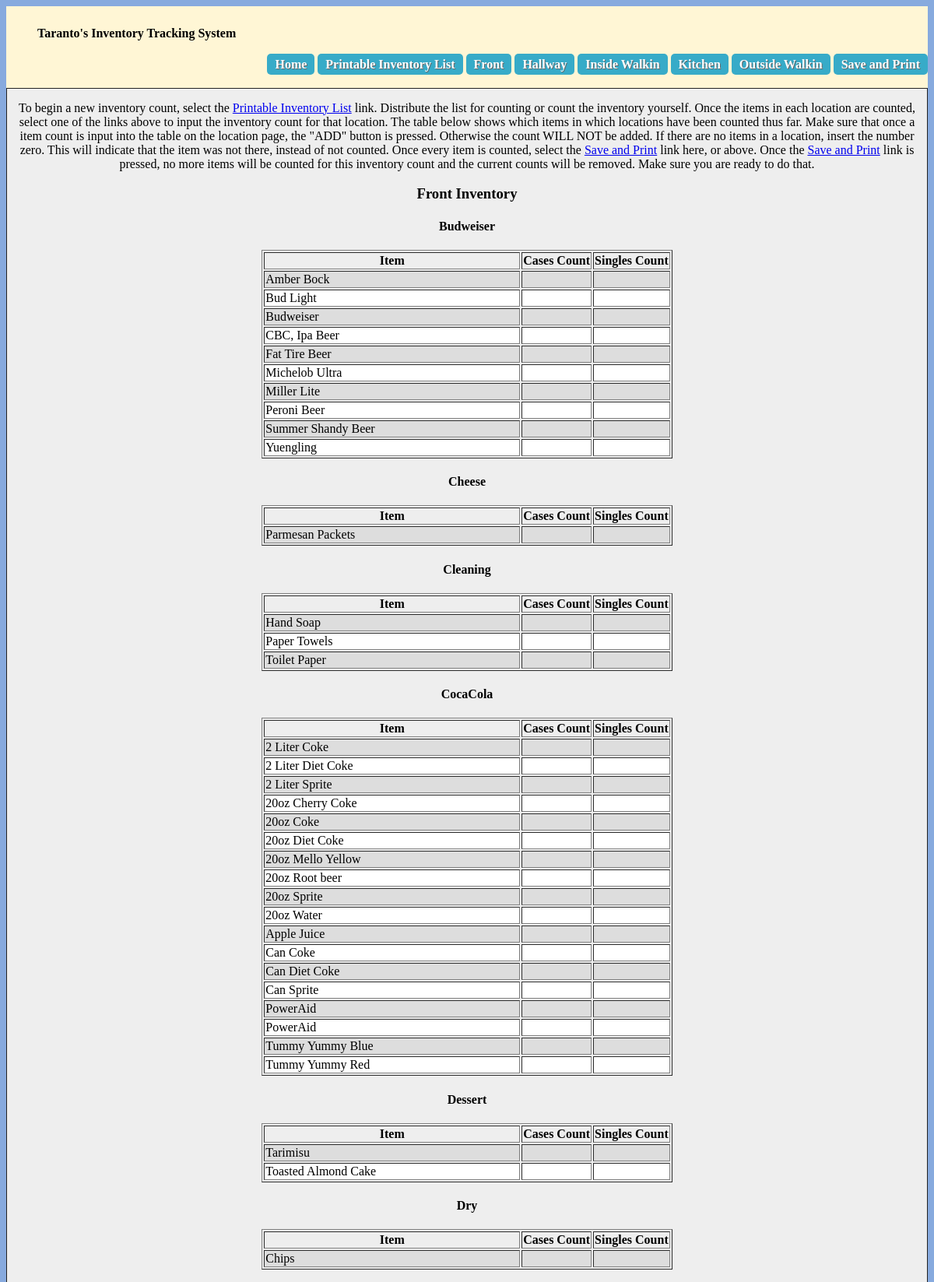
Page /NewInv.php (upper part) on the committed database.
### tables this page shows
CREATE TABLE items(itemIDNum INTEGER PRIMARY KEY, descrip VARCHAR(50), packQuantity INTEGER, packCost FLOAT);

### NewInv.php (the view, shortened to what this page needs)
<html>
<head>
	<link rel="stylesheet" type="text/css" href="tstyle.css" />
</head>
<body>
	<div id="menuLayout" >
		<ul id="menuLinks">
	<h4>Taranto's Inventory Tracking System</h4>
		<li>
			<a href="./index.php" class="button">Home</a>
		</li>
		<li>
			<a href="./printPaperCount.php" class="button">Printable Inventory List</a>
		</li>
		<li>
			<a href="./inventoryCount.php?name=locFront" class="button">Front</a>
		</li>
		<li>
			<a href="./inventoryCount.php?name=locHall" class="button">Hallway</a>
		</li>
		<li>
			<a href="./inventoryCount.php?name=locInsideWalkin" class="button">Inside Walkin</a>
		</li>
		<li>
			<a href="./inventoryCount.php?name=locKitchen" class="button">Kitchen</a>
		</li>
		<li>
			<a href="./inventoryCount.php?name=locOutsideWalkin" class="button">Outside Walkin</a>
		</li>
		<li>
			<a href="./saveWarning.php" class="button">Save and Print</a>
		</li>
		</ul>
	</div>
<div id="container">
<div id="invTables">
	<p>To begin a new inventory count, select the <a href="printPaperCount.php">Printable Inventory List</a>
	link. Distribute the list for counting or count the inventory yourself. Once the items in each location are counted, select one of the links above to input the inventory count for that location.
	The table below shows which items in which locations have been counted thus far.
	Make sure that once a item count is input into the table on the location page, the
	"ADD" button is pressed. Otherwise the count <emphasis>WILL NOT</emphasis> be added.
	If there are no items in a location, insert the number zero. This will indicate that
	the item was not there, instead of not counted.	Once every item is counted, select the
	<a href="./saveWarning.php">Save and Print</a> link here, or above.
	Once the <a href="./saveWarning.php">Save and Print</a> link is pressed, no more
	items will be counted for this inventory count and the current counts will be removed.
	Make sure you are ready to do that.</p>
<?php
	$db = new PDO('sqlite:inventory.db');
	$locTables = $db->query("SELECT * FROM sqlite_master WHERE name LIKE 'loc%' ORDER BY name");
	$locations = $locTables->fetchAll();
	foreach($locations as $loc){
		$locName = $loc['name'];
		if($locName == 'locFront'){
			$lName = 'Front Inventory';
		}
		if($locName == 'locHall'){
			$lName = 'Hall Inventory';
		}
		if($locName == 'locKitchen'){
			$lName = 'Kitchen Inventory';
		}
		if($locName == 'locInsideWalkin'){
			$lName = 'Inside Walkin Inventory';
		}
		if($locName == 'locOutsideWalkin'){
			$lName = 'Outside Walkin Inventory';
		}
		print "<h3>$lName</h3>";
		$product = $db->query("SELECT * FROM sqlite_master WHERE name != 'items' AND name NOT LIKE 'sqlite%' AND name NOT LIKE 'loc%' AND name NOT LIKE 'inventory%' ORDER BY name");
		$prodTables = $product->fetchAll();
		foreach($prodTables as $prod){
			$prodTableName = $prod['name'];
			$itemObj = $db->query("SELECT * FROM items
						JOIN $prodTableName ON $prodTableName.ItemID = items.itemIDNum
						JOIN $locName ON $locName.ItemID = items.itemIDNum ORDER BY descrip");
			$items = $itemObj->fetchAll();
			$size = sizeof($items);
			if($size > 0){
				print "<h4>$prodTableName</h4>";
			}
			if($size > 0){
				print "<div id='itemCounts'>";
				print "<table border='1' align='center'>";
				print "<tr>";
				print "<th width='325'>Item</th><th>Cases Count</th><th>Singles Count</th>";
				print	"</tr>";
				$color = 1;
				foreach($items as $item){
					$itemName = $item['descrip'];
					$caseCount = $item['caseCount'];
					$singleCount = $item['itemCount'];
					if($color == 1){
						print "<tr bgcolor='#DDDDDD'>";
						$color = 2;
					} else {
						print "<tr bgcolor='#FFFFFF'>";
						$color = 1;
					}
					print "<td>$itemName</td>";
					print "<td>$caseCount</td>";
					print "<td>$singleCount</td>";
					print "</tr>";
				}
				print "</table>";
				print "</div>";
			}
		}
	}
	print '</div>';
	print '</div>';
	print '</body>';
	print '</html>';
?>

### tstyle.css (style rules this page uses)
html, body { background-color: #87AADE; height: 100%; }
h4 { text-align: center; font-weight: bolder; }
.button { padding: 5px 10px; display: inline; background: #37ABC8;  border: none; color: #fff; cursor: pointer; font-weight: bold; border-radius: 5px; -moz-border-radius: 5px; -webkit-border-radius: 5px; text-shadow: 1px 1px #666; text-decoration:none; }
#container { position: relative; min-height: 100%; }
#menuLayout { background-color: #FFF6D5; position: relative; top: 0; width: 100%; text-align: right; padding-top: 5px; padding-bottom: 5px; }
#menuLinks { list-style: none; }
#menuLinks li { display: inline; text-align: left; }
#menuLayout h4 { text-align: left; }
#invTables { border:1px solid #222222; background-color: #eeeeee; position: relative; padding-bottom: 40px; text-align: center; }

### rows in the picture
items: descrip "Amber Bock"
items: descrip "Bud Light"
items: descrip "Budweiser"
items: descrip "CBC, Ipa Beer"
items: descrip "Fat Tire Beer"
items: descrip "Michelob Ultra"
items: descrip "Miller Lite"
items: descrip "Peroni Beer"
items: descrip "Summer Shandy Beer"
items: descrip "Yuengling"
items: descrip "Parmesan Packets"
items: descrip "Hand Soap"
items: descrip "Paper Towels"
items: descrip "Toilet Paper"
items: descrip "2 Liter Coke"
items: descrip "2 Liter Diet Coke"
items: descrip "2 Liter Sprite"
items: descrip "20oz Cherry Coke"
items: descrip "20oz Coke"
items: descrip "20oz Diet Coke"
items: descrip "20oz Mello Yellow"
items: descrip "20oz Root beer"
items: descrip "20oz Sprite"
items: descrip "20oz Water"
items: descrip "Apple Juice"
items: descrip "Can Coke"
items: descrip "Can Diet Coke"
items: descrip "Can Sprite"
items: descrip "PowerAid"
items: descrip "Tummy Yummy Blue"
items: descrip "Tummy Yummy Red"
items: descrip "Tarimisu"
items: descrip "Toasted Almond Cake"
items: descrip "Chips"

### other values in the picture
$lName "Front Inventory"
$prodTableName "Budweiser"
$prodTableName "Cheese"
$prodTableName "Cleaning"
$prodTableName "CocaCola"
$prodTableName "Dessert"
$prodTableName "Dry"
